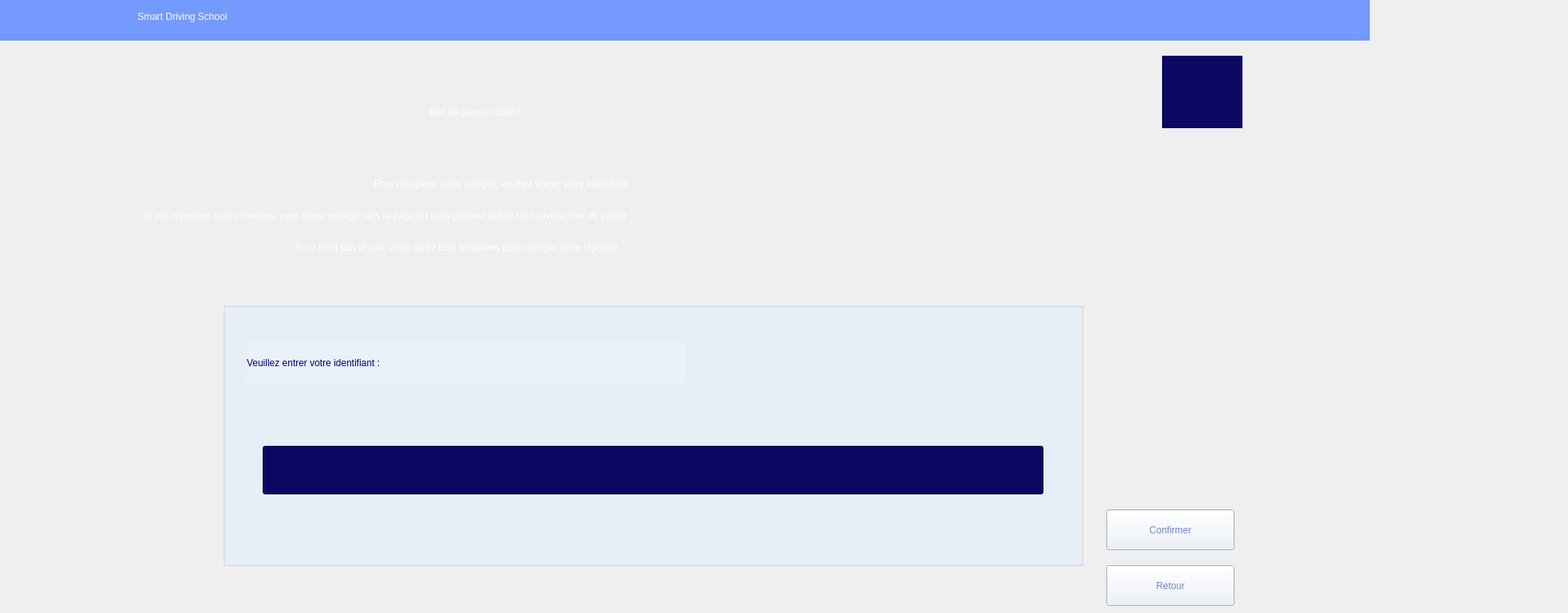
    <widget class="QWidget" name="foregtpwd">
     <widget class="QLabel" name="label_8">
      <property name="geometry">
       <rect>
        <x>-160</x>
        <y>-10</y>
        <width>1881</width>
        <height>61</height>
       </rect>
      </property>
      <property name="styleSheet">
       <string notr="true">color: rgb(255, 255, 255);
background-color: rgb(116, 153, 255);
font: 24pt &quot;Segoe UI Symbol&quot;;</string>
      </property>
      <property name="text">
       <string>                                                                                                    Smart Driving School         </string>
      </property>
     </widget>
     <widget class="QLabel" name="label_25">
      <property name="geometry">
       <rect>
        <x>1020</x>
        <y>10</y>
        <width>41</width>
        <height>31</height>
       </rect>
      </property>
      <property name="styleSheet">
       <string notr="true">background-color: rgb(116, 153, 255);</string>
      </property>
      <property name="text">
       <string/>
      </property>
      <property name="pixmap">
       <pixmap resource="ressources.qrc">:/images/image22.png</pixmap>
      </property>
      <property name="scaledContents">
       <bool>true</bool>
      </property>
     </widget>
     <widget class="QLabel" name="label_26">
      <property name="geometry">
       <rect>
        <x>670</x>
        <y>10</y>
        <width>41</width>
        <height>31</height>
       </rect>
      </property>
      <property name="styleSheet">
       <string notr="true">background-color: rgb(116, 153, 255);</string>
      </property>
      <property name="text">
       <string/>
      </property>
      <property name="pixmap">
       <pixmap resource="ressources.qrc">:/images/image22.png</pixmap>
      </property>
      <property name="scaledContents">
       <bool>true</bool>
      </property>
     </widget>
     <widget class="QLabel" name="label_27">
      <property name="geometry">
       <rect>
        <x>1460</x>
        <y>70</y>
        <width>101</width>
        <height>91</height>
       </rect>
      </property>
      <property name="styleSheet">
       <string notr="true">background-color: rgb(11, 8, 97);</string>
      </property>
      <property name="text">
       <string/>
      </property>
      <property name="pixmap">
       <pixmap resource="ressources.qrc">:/images/logoc++++.png</pixmap>
      </property>
      <property name="scaledContents">
       <bool>true</bool>
      </property>
     </widget>
     <widget class="QLabel" name="label_18">
      <property name="geometry">
       <rect>
        <x>540</x>
        <y>80</y>
        <width>711</width>
        <height>121</height>
       </rect>
      </property>
      <property name="styleSheet">
       <string notr="true">font: 50pt &quot;Chaparral Pro&quot;;
color: rgb(255, 255, 255);</string>
      </property>
      <property name="text">
       <string>Mot de passe oublié?</string>
      </property>
     </widget>
     <widget class="QLabel" name="label_19">
      <property name="geometry">
       <rect>
        <x>470</x>
        <y>210</y>
        <width>1491</width>
        <height>41</height>
       </rect>
      </property>
      <property name="styleSheet">
       <string notr="true">font: 21pt &quot;Chaparral Pro&quot;;
color: rgb(255, 255, 255);</string>
      </property>
      <property name="text">
       <string>Pour récupérer votre compte, veuillez entrer votre identifiant</string>
      </property>
     </widget>
     <widget class="QLabel" name="label_20">
      <property name="geometry">
       <rect>
        <x>180</x>
        <y>250</y>
        <width>1491</width>
        <height>41</height>
       </rect>
      </property>
      <property name="styleSheet">
       <string notr="true">font: 21pt &quot;Chaparral Pro&quot;;
color: rgb(255, 255, 255);</string>
      </property>
      <property name="text">
       <string>Si vos réponses sont correctes, vous serez redirigé vers la page où vous pourrez définir un nouveau mot de passe</string>
      </property>
     </widget>
     <widget class="QLabel" name="label_21">
      <property name="geometry">
       <rect>
        <x>370</x>
        <y>290</y>
        <width>1121</width>
        <height>41</height>
       </rect>
      </property>
      <property name="styleSheet">
       <string notr="true">font: 21pt &quot;Chaparral Pro&quot;;
color: rgb(255, 255, 255);</string>
      </property>
      <property name="text">
       <string>Si ce n'est pas le cas, vous aurez trois tentatives pour corriger votre réponse.</string>
      </property>
     </widget>
     <widget class="QGroupBox" name="groupBox_2">
      <property name="geometry">
       <rect>
        <x>280</x>
        <y>380</y>
        <width>1081</width>
        <height>331</height>
       </rect>
      </property>
      <property name="styleSheet">
       <string notr="true">background-color: rgb(234, 241, 249);</string>
      </property>
      <property name="title">
       <string/>
      </property>
      <widget class="QLineEdit" name="lineEdit_id">
       <property name="geometry">
        <rect>
         <x>50</x>
         <y>180</y>
         <width>981</width>
         <height>61</height>
        </rect>
       </property>
       <property name="styleSheet">
        <string notr="true">background-color: rgb(11, 8, 97);
color: rgb(255, 255, 255);
font: 25pt &quot;Chaparral Pro&quot;;
</string>
       </property>
      </widget>
      <widget class="QLabel" name="label_10">
       <property name="geometry">
        <rect>
         <x>30</x>
         <y>50</y>
         <width>551</width>
         <height>51</height>
        </rect>
       </property>
       <property name="styleSheet">
        <string notr="true">font: 23pt &quot;Segoe UI&quot;;
color: rgb(0, 0, 127);</string>
       </property>
       <property name="text">
        <string>Veuillez entrer votre identifiant :</string>
       </property>
      </widget>
     </widget>
     <widget class="QPushButton" name="pushButton_confirmid">
      <property name="geometry">
       <rect>
        <x>1390</x>
        <y>640</y>
        <width>161</width>
        <height>51</height>
       </rect>
      </property>
      <property name="styleSheet">
       <string notr="true">background-color: rgb(233, 240, 248);
color: rgb(111, 135, 202);
font: 700 14pt &quot;Segoe UI&quot;;</string>
      </property>
      <property name="text">
       <string>Confirmer</string>
      </property>
      <property name="icon">
       <iconset theme="QIcon::ThemeIcon::EditRedo"/>
      </property>
     </widget>
     <widget class="QPushButton" name="pushButton141">
      <property name="geometry">
       <rect>
        <x>1390</x>
        <y>710</y>
        <width>161</width>
        <height>51</height>
       </rect>
      </property>
      <property name="styleSheet">
       <string notr="true">background-color: rgb(233, 240, 248);
color: rgb(111, 135, 202);
font: 700 14pt &quot;Segoe UI&quot;;</string>
      </property>
      <property name="text">
       <string>Retour</string>
      </property>
      <property name="icon">
       <iconset theme="QIcon::ThemeIcon::DocumentRevert"/>
      </property>
     </widget>
    </widget>
